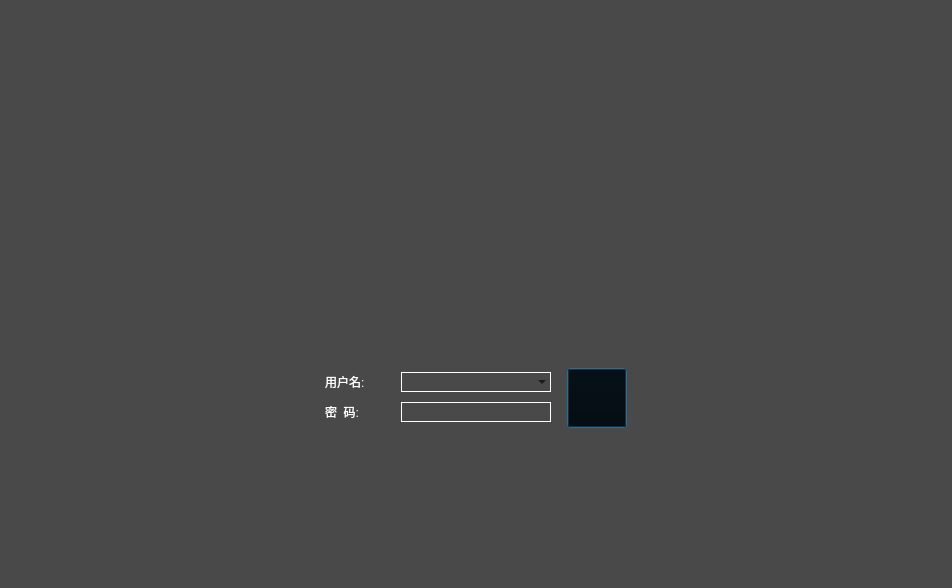
<?xml version="1.0" encoding="UTF-8"?>
<ui version="4.0">
 <class>LoginClass</class>
 <widget class="QDialog" name="LoginClass">
  <property name="geometry">
   <rect>
    <x>0</x>
    <y>0</y>
    <width>952</width>
    <height>588</height>
   </rect>
  </property>
  <property name="minimumSize">
   <size>
    <width>300</width>
    <height>200</height>
   </size>
  </property>
  <property name="maximumSize">
   <size>
    <width>16777215</width>
    <height>16777215</height>
   </size>
  </property>
  <property name="windowTitle">
   <string>Login</string>
  </property>
  <property name="styleSheet">
   <string notr="true">
background-color: rgb(73, 73, 73);
color: rgb(255, 255, 255);
font: 12pt &quot;新宋体&quot;;</string>
  </property>
  <layout class="QGridLayout" name="gridLayout_4">
   <property name="margin">
    <number>0</number>
   </property>
   <property name="spacing">
    <number>0</number>
   </property>
   <item row="0" column="0">
    <widget class="QWidget" name="widget" native="true">
     <property name="styleSheet">
      <string notr="true">QWidget#widget{
border-image: url(:/Login/Resources/DengLuBeiJing.png);
}</string>
     </property>
     <layout class="QGridLayout" name="gridLayout_3">
      <property name="margin">
       <number>0</number>
      </property>
      <property name="spacing">
       <number>0</number>
      </property>
      <item row="0" column="0">
       <layout class="QGridLayout" name="gridLayout_2">
        <property name="spacing">
         <number>0</number>
        </property>
        <item row="0" column="0">
         <spacer name="verticalSpacer">
          <property name="orientation">
           <enum>Qt::Vertical</enum>
          </property>
          <property name="sizeHint" stdset="0">
           <size>
            <width>20</width>
            <height>40</height>
           </size>
          </property>
         </spacer>
        </item>
        <item row="1" column="0">
         <layout class="QGridLayout" name="gridLayout">
          <property name="spacing">
           <number>0</number>
          </property>
          <item row="0" column="0">
           <spacer name="horizontalSpacer_2">
            <property name="orientation">
             <enum>Qt::Horizontal</enum>
            </property>
            <property name="sizeHint" stdset="0">
             <size>
              <width>40</width>
              <height>20</height>
             </size>
            </property>
           </spacer>
          </item>
          <item row="0" column="1">
           <layout class="QHBoxLayout" name="horizontalLayout_3">
            <item>
             <layout class="QVBoxLayout" name="verticalLayout">
              <item>
               <layout class="QHBoxLayout" name="horizontalLayout">
                <item>
                 <widget class="QLabel" name="label">
                  <property name="minimumSize">
                   <size>
                    <width>70</width>
                    <height>20</height>
                   </size>
                  </property>
                  <property name="maximumSize">
                   <size>
                    <width>70</width>
                    <height>20</height>
                   </size>
                  </property>
                  <property name="styleSheet">
                   <string notr="true">QLabel{
background:transparent;
color: rgb(255, 255, 255);
font: 15pt &quot;新宋体&quot;;
}</string>
                  </property>
                  <property name="text">
                   <string>用户名:</string>
                  </property>
                 </widget>
                </item>
                <item>
                 <widget class="QComboBox" name="comboBoxAdmin">
                  <property name="minimumSize">
                   <size>
                    <width>0</width>
                    <height>20</height>
                   </size>
                  </property>
                  <property name="layoutDirection">
                   <enum>Qt::LeftToRight</enum>
                  </property>
                  <property name="styleSheet">
                   <string notr="true">border:1px solid rgb(255,255,255);
color: rgb(0, 0, 0);
font: 12pt &quot;新宋体&quot;;
background:transparent;</string>
                  </property>
                  <property name="editable">
                   <bool>true</bool>
                  </property>
                  <property name="currentIndex">
                   <number>-1</number>
                  </property>
                  <property name="insertPolicy">
                   <enum>QComboBox::InsertAtBottom</enum>
                  </property>
                 </widget>
                </item>
               </layout>
              </item>
              <item>
               <layout class="QHBoxLayout" name="horizontalLayout_2">
                <item>
                 <widget class="QLabel" name="label_2">
                  <property name="minimumSize">
                   <size>
                    <width>70</width>
                    <height>20</height>
                   </size>
                  </property>
                  <property name="maximumSize">
                   <size>
                    <width>70</width>
                    <height>20</height>
                   </size>
                  </property>
                  <property name="styleSheet">
                   <string notr="true">QLabel{
background:transparent;
color: rgb(255, 255, 255);
font: 15pt &quot;新宋体&quot;;
}</string>
                  </property>
                  <property name="text">
                   <string>密  码:</string>
                  </property>
                 </widget>
                </item>
                <item>
                 <widget class="QLineEdit" name="lineEditAdminPassWord">
                  <property name="minimumSize">
                   <size>
                    <width>150</width>
                    <height>20</height>
                   </size>
                  </property>
                  <property name="maximumSize">
                   <size>
                    <width>150</width>
                    <height>20</height>
                   </size>
                  </property>
                  <property name="styleSheet">
                   <string notr="true">QLineEdit{
border:1px solid rgb(255,255,255);
color: rgb(0, 0, 0);
font: 12pt &quot;新宋体&quot;;
background:transparent;
}
</string>
                  </property>
                  <property name="inputMask">
                   <string/>
                  </property>
                  <property name="text">
                   <string/>
                  </property>
                  <property name="frame">
                   <bool>true</bool>
                  </property>
                  <property name="echoMode">
                   <enum>QLineEdit::Password</enum>
                  </property>
                  <property name="alignment">
                   <set>Qt::AlignLeading|Qt::AlignLeft|Qt::AlignVCenter</set>
                  </property>
                 </widget>
                </item>
               </layout>
              </item>
             </layout>
            </item>
            <item>
             <spacer name="horizontalSpacer_3">
              <property name="orientation">
               <enum>Qt::Horizontal</enum>
              </property>
              <property name="sizeType">
               <enum>QSizePolicy::Fixed</enum>
              </property>
              <property name="sizeHint" stdset="0">
               <size>
                <width>10</width>
                <height>20</height>
               </size>
              </property>
             </spacer>
            </item>
            <item>
             <widget class="QPushButton" name="pushButtonLogin">
              <property name="minimumSize">
               <size>
                <width>60</width>
                <height>60</height>
               </size>
              </property>
              <property name="maximumSize">
               <size>
                <width>60</width>
                <height>60</height>
               </size>
              </property>
              <property name="styleSheet">
               <string notr="true">QPushButton{
image: url(:/Login/Resources/DengLuAnNiu.png);
background:transparent;
}
QPushButton::hover{
border-image: url(:/Login/Resources/DengLuAnNiu.png);
}
</string>
              </property>
              <property name="text">
               <string/>
              </property>
             </widget>
            </item>
           </layout>
          </item>
          <item row="0" column="2">
           <spacer name="horizontalSpacer">
            <property name="orientation">
             <enum>Qt::Horizontal</enum>
            </property>
            <property name="sizeHint" stdset="0">
             <size>
              <width>40</width>
              <height>20</height>
             </size>
            </property>
           </spacer>
          </item>
         </layout>
        </item>
        <item row="2" column="0">
         <spacer name="verticalSpacer_2">
          <property name="orientation">
           <enum>Qt::Vertical</enum>
          </property>
          <property name="sizeType">
           <enum>QSizePolicy::Fixed</enum>
          </property>
          <property name="sizeHint" stdset="0">
           <size>
            <width>20</width>
            <height>160</height>
           </size>
          </property>
         </spacer>
        </item>
       </layout>
      </item>
     </layout>
    </widget>
   </item>
  </layout>
 </widget>
 <layoutdefault spacing="6" margin="11"/>
 <resources>
  <include location="login.qrc"/>
 </resources>
 <connections/>
</ui>
